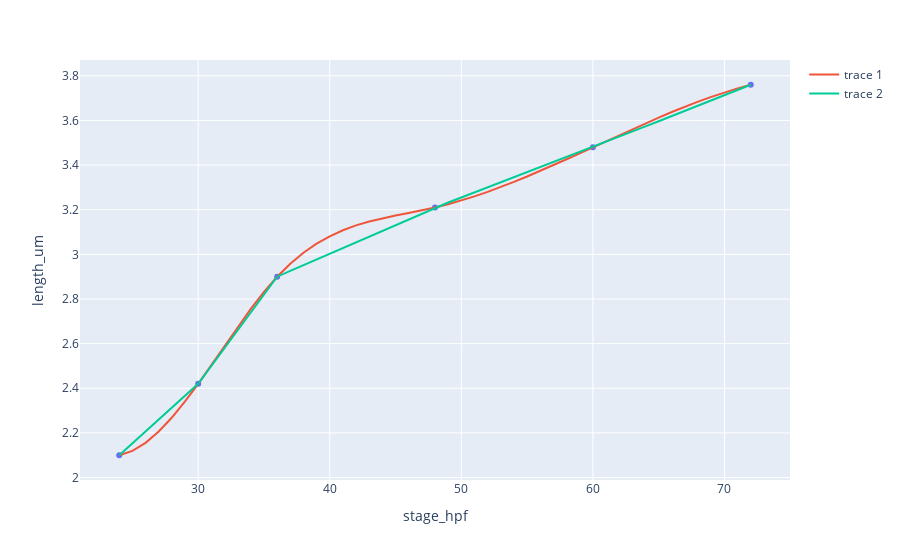

Write notebook code for a chart like this one.
### Markdown cell above
### Interpolate to get a length-to-stage key

### Code cell
import scipy 
time_vec = np.arange(24, 73)
interp_cubic = scipy.interpolate.interp1d(stage_vec_hpf, length_vec_um, kind="cubic")
length_interp_cu = interp_cubic(time_vec)
interp_lin = scipy.interpolate.interp1d(stage_vec_hpf, length_vec_um, kind="linear")
length_interp_lin = interp_lin(time_vec)

fig = px.scatter(length_key, x="stage_hpf", y="length_um")
fig.add_trace(go.Scatter(x=time_vec, y=length_interp_cu, mode="lines"))
fig.add_trace(go.Scatter(x=time_vec, y=length_interp_lin, mode="lines"))
fig.show()

### Figure 1 — Plotly figure (JSON) as saved in the notebook; plotly's stock layout.template omitted (floating-point values rounded to 4 significant figures)
{"data": [{"hovertemplate": "stage_hpf=%{x}<br>length_um=%{y}<extra></extra>", "legendgroup": "", "marker": {"color": "#636efa", "symbol": "circle"}, "mode": "markers", "name": "", "orientation": "v", "showlegend": false, "type": "scatter", "x": [24, 30, 36, 48, 60, 72], "xaxis": "x", "y": [2.1, 2.42, 2.9, 3.21, 3.48, 3.76], "yaxis": "y"}, {"mode": "lines", "type": "scatter", "x": [24, 25, 26, 27, 28, 29, 30, 31, 32, 33, 34, 35, 36, 37, 38, 39, 40, 41, 42, 43, 44, 45, 46, 47, 48, 49, 50, 51, 52, 53, 54, 55, 56, 57, 58, 59, 60, 61, 62, 63, 64, 65, 66, 67, 68, 69, 70, 71, 72], "y": [2.1, 2.119, 2.156, 2.206, 2.269, 2.341, 2.42, 2.503, 2.589, 2.674, 2.755, 2.832, 2.9, 2.958, 3.007, 3.048, 3.081, 3.108, 3.13, 3.147, 3.162, 3.174, 3.186, 3.197, 3.21, 3.225, 3.241, 3.26, 3.28, 3.302, 3.325, 3.349, 3.374, 3.4, 3.426, 3.453, 3.48, 3.507, 3.534, 3.561, 3.587, 3.613, 3.638, 3.662, 3.684, 3.706, 3.726, 3.744, 3.76]}, {"mode": "lines", "type": "scatter", "x": [24, 25, 26, 27, 28, 29, 30, 31, 32, 33, 34, 35, 36, 37, 38, 39, 40, 41, 42, 43, 44, 45, 46, 47, 48, 49, 50, 51, 52, 53, 54, 55, 56, 57, 58, 59, 60, 61, 62, 63, 64, 65, 66, 67, 68, 69, 70, 71, 72], "y": [2.1, 2.153, 2.207, 2.26, 2.313, 2.367, 2.42, 2.5, 2.58, 2.66, 2.74, 2.82, 2.9, 2.926, 2.952, 2.978, 3.003, 3.029, 3.055, 3.081, 3.107, 3.132, 3.158, 3.184, 3.21, 3.232, 3.255, 3.277, 3.3, 3.322, 3.345, 3.368, 3.39, 3.413, 3.435, 3.458, 3.48, 3.503, 3.527, 3.55, 3.573, 3.597, 3.62, 3.643, 3.667, 3.69, 3.713, 3.737, 3.76]}], "layout": {"legend": {"tracegroupgap": 0}, "margin": {"t": 60}, "xaxis": {"anchor": "y", "domain": [0, 1], "title": {"text": "stage_hpf"}}, "yaxis": {"anchor": "x", "domain": [0, 1], "title": {"text": "length_um"}}}}
